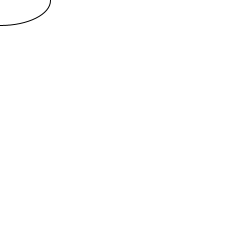
Frame 1 (no input)
Frame 60 (the mouse pressed at the canvas centre just before this capture): identical to frame 1, image omitted
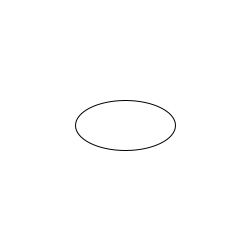
Frame 120 (the mouse held since frame 60 and released just before this capture)

The Processing sketch that drew these frames (run headless with seeded random() and noise(); from frame 60 on, the mouse is pressed at the canvas centre):

// Processing sketch: DynamicSketch
// ── DynamicSketch.pde
void setup() {
  size(250,250);
}

void draw() {
  background(255,255,255);
  ellipse(mouseX,mouseY,100,50); 
}
